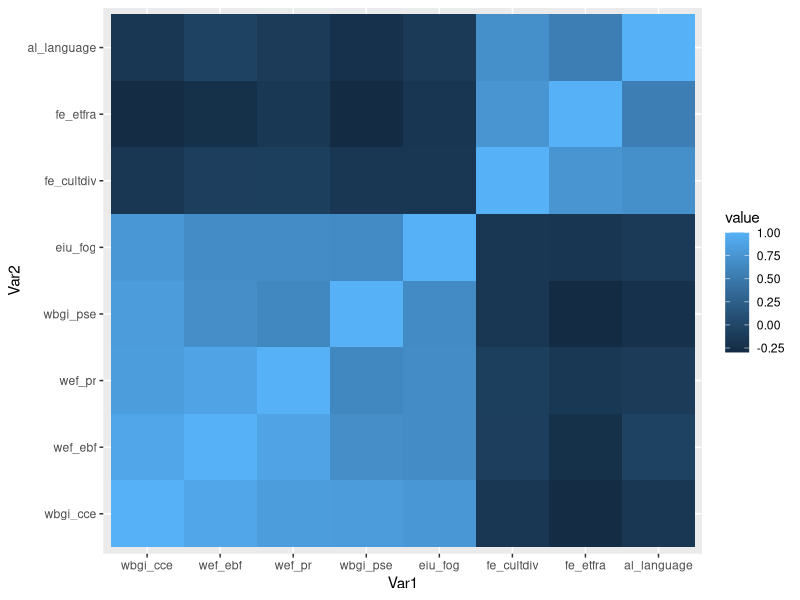
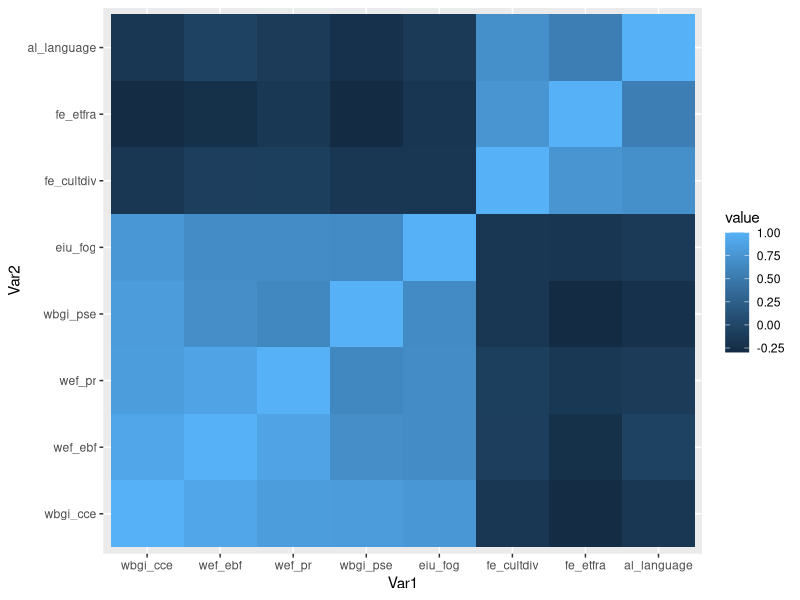
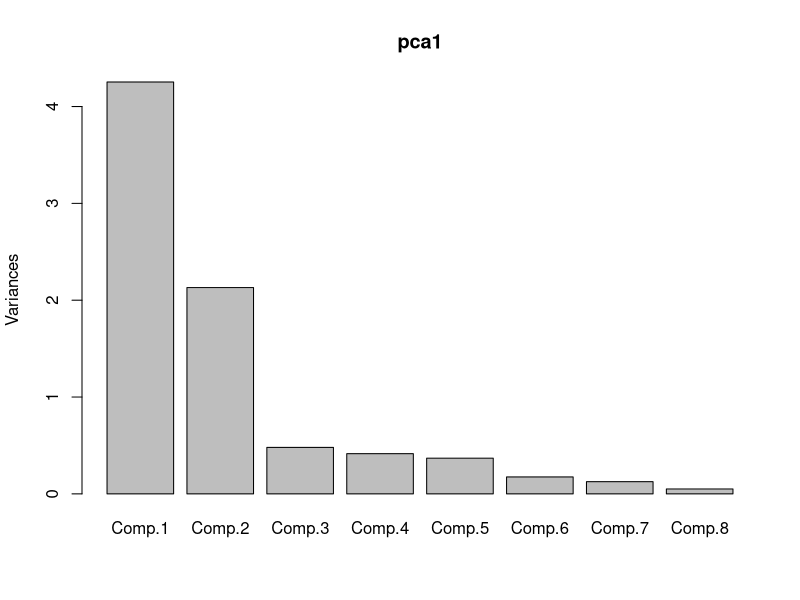
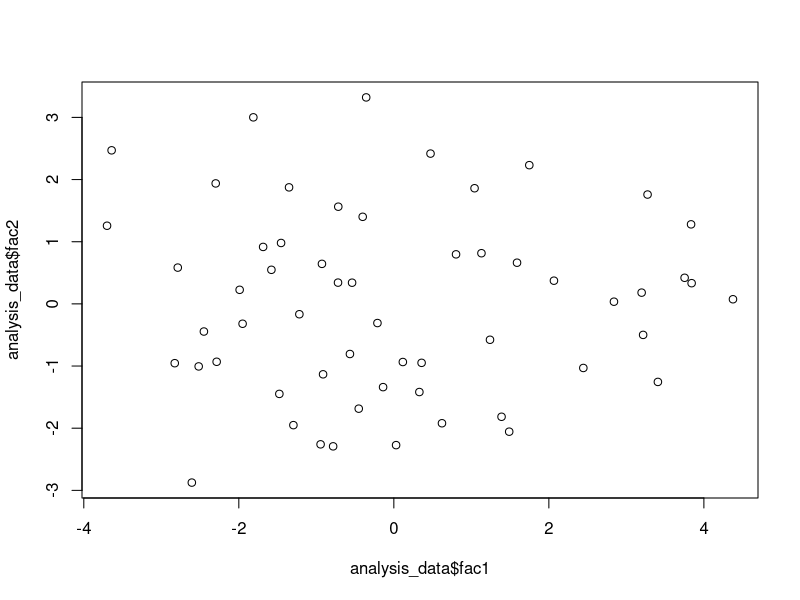
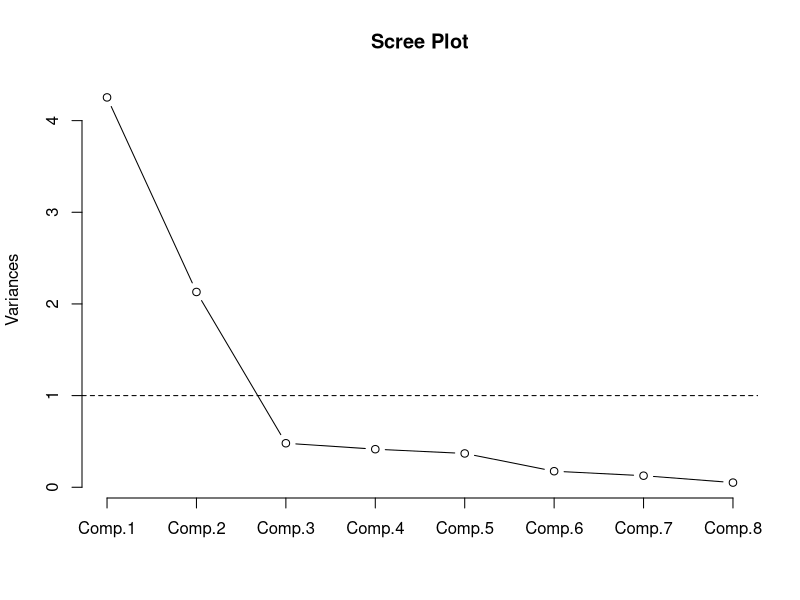
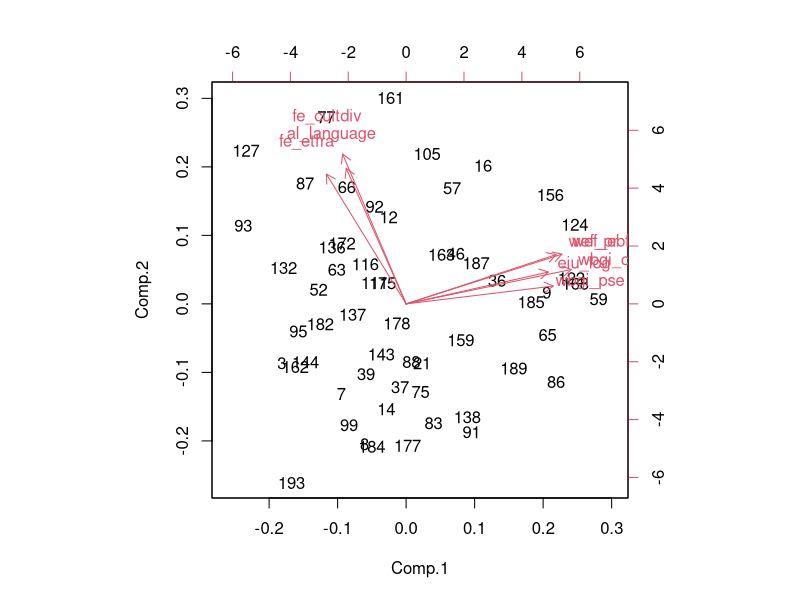
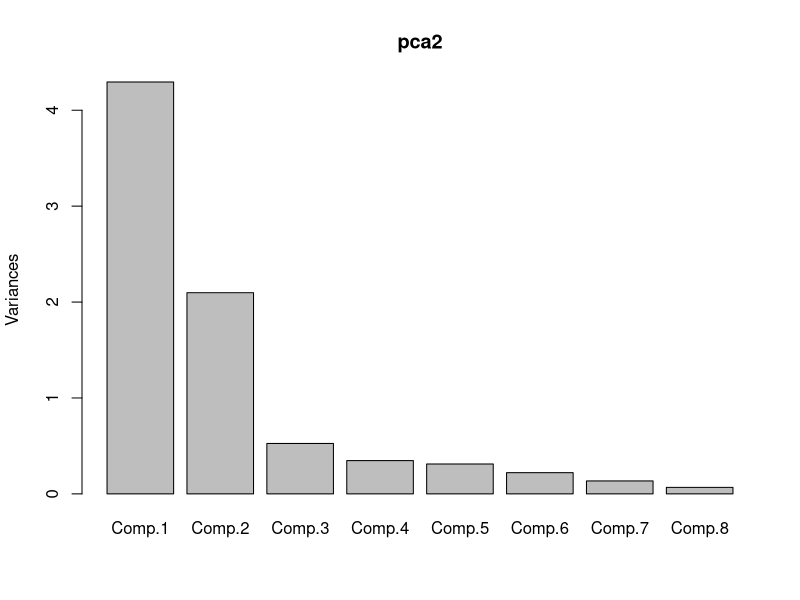
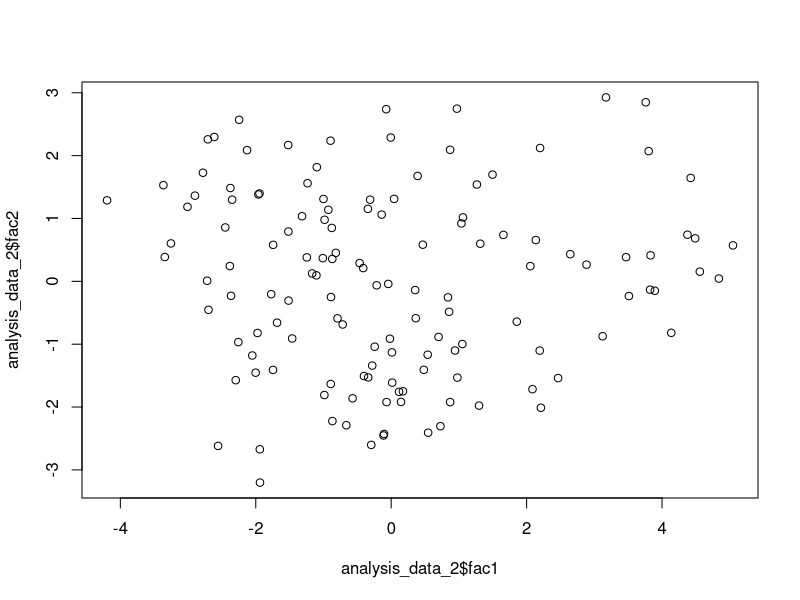

Recreate these plots in R, in order.
#=====================================
# AnAlise fatorial e RegressAo Linear: 
# a importancia da aplicabilidade conjunta 
# de duas tecnicas de analise de dados
#====================================
# UNIVERSIDADE FEDERAL DE PERNAMBUCO
#-----------------------------------
# FERNANDO CASALUNGA - FERNANDOCASALUNGA@GMAIL.COM
# RECIFE 2018 - DEZEMBRO
#====================================
# Analise de componentes principais e fatorial #
#====================================

# Acesso a biblioteca #
if(require(tidyverse) == F) install.packages('tidyverse'); require(tidyverse)
if(require(foreign) == F) install.packages('foreign'); require(foreign)
if(require(FactoMineR) == F) install.packages('FactoMiner'); require(FactoMineR)
if(require(stats) == F) install.packages('stats'); require(stats)
if(require(reshape2) == F) install.packages('reshape2'); require(reshape2)
if(require(ggplot2) == F) install.packages('ggplot2'); require(ggplot2)


# Carrega base de dados QoG.csv #
data <-read.csv("qog_std_cs_jan16.csv")

#### Matriz de correlacao das variaveis independentes
analysis_data_c <- data[c("eiu_cl", "wvs_confgov", "wef_fgo", "diat_ati", "wbgi_cce", "wef_ebf", "wef_pr", "wbgi_pse", 
                          "eiu_fog", "fe_cultdiv", "fe_etfra", "al_language")]

# Retira os Dados Omissos da Base da Dados
analysis_data_c <- na.omit(analysis_data_c)

# Generate correlation matrix - fh_cl
cormat <- cor(analysis_data_c[, -c(1:4)])
melted_cormat <- melt(cormat)

# Correlation matrix graph - fh_cl
ggplot(data = melted_cormat, 
       aes(x=`Var1`, y=`Var2`, fill=value)) +
  geom_tile()

#========
# MODELOS 1 e 2 utilizam a variavel dependente discreta - eiu_cl para mensurar as liberdades civis  (1 menos livre - 10 mais livre)
# Modelo 1 - com variavel wvs_confgov
# Definindo as variaveis para compor os fatores
analysis_data <- data[c("eiu_cl", "wvs_confgov", "wef_fgo", "diat_ati", "wbgi_cce", "wef_ebf", "wef_pr", "wbgi_pse", 
                        "eiu_fog", "fe_cultdiv", "fe_etfra", "al_language")]

# Retira os Dados Omissos da Base da Dados
analysis_data <- na.omit(analysis_data)


# Modelo 2 - sem variavel wvs_confgov
# Definindo as variaveis para compor os fatores
analysis_data_2 <- data[c("eiu_cl", "wef_fgo", "diat_ati", "wbgi_cce", "wef_ebf", "wef_pr", "wbgi_pse", 
                          "eiu_fog", "fe_cultdiv", "fe_etfra", "al_language")]

# Retira os Dados Omissos da Base da Dados
analysis_data_2 <- na.omit(analysis_data_2)


# Gerar matriz de correlacao 
cormat <- cor(analysis_data[, -c(1:4)])
melted_cormat <- melt(cormat)

# Grafico da matriz de correlacao 
ggplot(data = melted_cormat, aes(x=Var1, y=Var2, fill=value)) +
  geom_tile()

#=========================================
# Contruindo a Analise Fatorial (PCA)
#=======================================
# Modelo 1
pca1 <- princomp(analysis_data[, -c(1:4)], scores=TRUE, cor=TRUE)
# Sumario do PCA
summary(pca1)

# Carregamento dos componentes principais
loadings(pca1)

# Verificando Quantos fatores devemos utilizar
plot(pca1) # cotovelo em 2 fatores

# Selecionando os 2 fatores - modelo 1
analysis_data$fac1 <- pca1$scores[,1]
analysis_data$fac2 <- pca1$scores[,2]

# Grafico Bidimensional dos Fatores
plot(analysis_data$fac1, analysis_data$fac2)

#Scree plot of eigenvalues
screeplot(pca1, type="line", main="Scree Plot")
abline(1,0, lty=2)

# Scores dos primeiros components
pca1$scores[1 : 10]

# Rotacao varimax(pca1$rotation) 
# Analise fatorial 
fatorial_varimax <- factanal(analysis_data[, -c(1:4,13:14)],factors=2, rotation="varimax", scores="regression")

# Descritivo dos fatores 1 e 2 
summary(analysis_data$fac1)
summary(analysis_data$fac2)

# Biplot do valor das variaveis
biplot(pca1)

#=======================
# Modelo 2 
pca2 <- princomp(analysis_data_2[, -c(1:3)], scores=TRUE, cor=TRUE)
# Sumario do PCA
summary(pca2)

# Carregamento dos componentes principais
loadings(pca2)

# Verificando Quantos fatores devemos utilizar
plot(pca2) # cotovelo em 2 fatores

# Selecionando os 2 fatores - modelo 1
analysis_data_2$fac1 <- pca2$scores[,1]
analysis_data_2$fac2 <- pca2$scores[,2]

# Grafico Bidimensional dos Fatores
plot(analysis_data_2$fac1, analysis_data_2$fac2)

#Scree plot of eigenvalues
screeplot(pca2, type="line", main="Scree Plot")
abline(1,0, lty=2)

# Scores dos primeiros components
pca2$scores[1 : 10]

# Rotacao varimax(pca1$rotation) 
# Analise fatorial 
fatorial_varimax_2 <- factanal(analysis_data_2[, -c(1:3,12:13)],factors=2, rotation="varimax", scores="regression")

# Biplot do valor das variaveis
biplot(pca2)

#=============================
# Salvar banco de dados da matriz de correlacao
# Matriz de correlacao eiu_cl
write.table(analysis_data_c, "analysis_data_c.csv", sep = ";", row.names = F)

# Salvar banco de dados dos modelos 1 e 2
# modelo 1
write.table(analysis_data, "analysis_data.csv", sep = ";", row.names = F)

# modelo 2
write.table(analysis_data_2, "analysis_data_2.csv", sep = ";", row.names = F)
